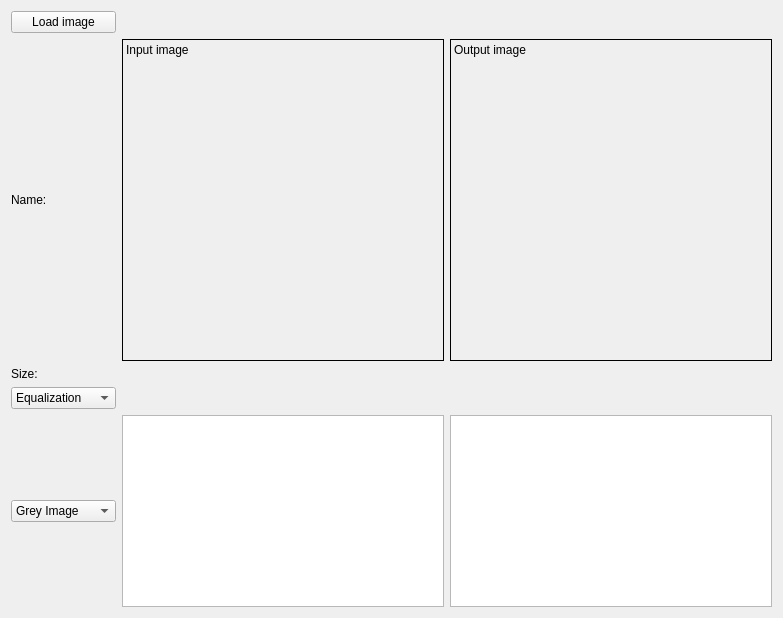
      <widget class="QWidget" name="tab_histograms">
       <attribute name="title">
        <string>Histograms</string>
       </attribute>
       <layout class="QGridLayout" name="gridLayout_4">
        <item row="1" column="3">
         <widget class="QLabel" name="hist_output_image">
          <property name="minimumSize">
           <size>
            <width>322</width>
            <height>322</height>
           </size>
          </property>
          <property name="maximumSize">
           <size>
            <width>322</width>
            <height>322</height>
           </size>
          </property>
          <property name="frameShape">
           <enum>QFrame::Box</enum>
          </property>
          <property name="text">
           <string>Output image</string>
          </property>
          <property name="alignment">
           <set>Qt::AlignLeading|Qt::AlignLeft|Qt::AlignTop</set>
          </property>
         </widget>
        </item>
        <item row="0" column="1">
         <widget class="QPushButton" name="hist_browse_image">
          <property name="text">
           <string>Load image</string>
          </property>
         </widget>
        </item>
        <item row="2" column="1">
         <widget class="QLabel" name="hist_image_size">
          <property name="text">
           <string>Size:</string>
          </property>
         </widget>
        </item>
        <item row="1" column="1">
         <widget class="QLabel" name="hist_image_name">
          <property name="text">
           <string>Name:</string>
          </property>
         </widget>
        </item>
        <item row="4" column="1">
         <widget class="QComboBox" name="selectrgb">
          <item>
           <property name="text">
            <string>Grey Image</string>
           </property>
          </item>
          <item>
           <property name="text">
            <string>R color</string>
           </property>
          </item>
          <item>
           <property name="text">
            <string>G color</string>
           </property>
          </item>
          <item>
           <property name="text">
            <string>B color</string>
           </property>
          </item>
         </widget>
        </item>
        <item row="4" column="3">
         <widget class="QGraphicsView" name="hist_output_hist">
          <property name="maximumSize">
           <size>
            <width>322</width>
            <height>322</height>
           </size>
          </property>
         </widget>
        </item>
        <item row="1" column="2">
         <widget class="QLabel" name="hist_input_image">
          <property name="minimumSize">
           <size>
            <width>322</width>
            <height>322</height>
           </size>
          </property>
          <property name="maximumSize">
           <size>
            <width>322</width>
            <height>322</height>
           </size>
          </property>
          <property name="frameShape">
           <enum>QFrame::Box</enum>
          </property>
          <property name="text">
           <string>Input image</string>
          </property>
          <property name="alignment">
           <set>Qt::AlignLeading|Qt::AlignLeft|Qt::AlignTop</set>
          </property>
         </widget>
        </item>
        <item row="4" column="2">
         <widget class="QGraphicsView" name="hist_input_hist">
          <property name="maximumSize">
           <size>
            <width>322</width>
            <height>322</height>
           </size>
          </property>
         </widget>
        </item>
        <item row="3" column="1">
         <widget class="QComboBox" name="hist_combbox">
          <item>
           <property name="text">
            <string>Equalization</string>
           </property>
          </item>
          <item>
           <property name="text">
            <string>Normalization</string>
           </property>
          </item>
          <item>
           <property name="text">
            <string>Threshold</string>
           </property>
          </item>
         </widget>
        </item>
       </layout>
      </widget>
